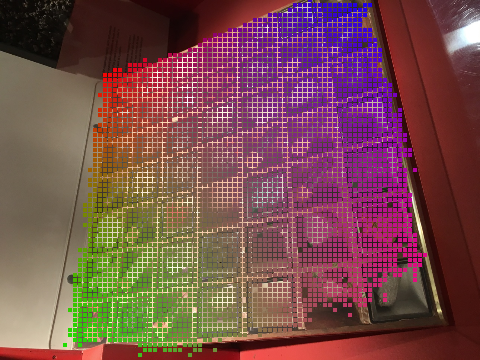
#> input picture dense1.png, 480 x 360 px
$ python -i opencvhelper.py   (imports and definitions only)
#> lines starting #> are read from the running program, lines starting #| are printed output that depends on the picture
#!/usr/bin/env python
"""
Copyright 2018, Zixin Luo, HKUST.
OpenCV helper.
"""

from __future__ import print_function

import numpy as np
import cv2


class SiftWrapper(object):
    """"OpenCV SIFT wrapper."""

    def __init__(self, nfeatures=0, n_octave_layers=3,
                 peak_thld=0.0067, edge_thld=10, sigma=1.6,
                 n_sample=8192, patch_size=32):
        self.sift = None

        self.nfeatures = nfeatures
        self.n_octave_layers = n_octave_layers
        self.peak_thld = peak_thld
        self.edge_thld = edge_thld
        self.sigma = sigma
        self.n_sample = n_sample
        self.down_octave = True

        self.init_sigma = 0.5
        self.sift_descr_scl_fctr = 3.
        self.sift_descr_width = 4

        self.first_octave = None
        self.max_octave = None
        self.pyr = None

        self.patch_size = patch_size
        self.output_gird = None

        self.pyr_off = False
        self.ori_off = False
        self.half_sigma = True

    # [35 lines left out: functions create, detect, compute, not called in this run]

    def build_pyramid(self, gray_img):
        """Build pyramid.
        Args:
            gray_img: Input gray-scale image.
        Returns:
            pyr: A list of gaussian blurred images (gaussian scale space).
        """
        if self.pyr_off:
            self.pyr = gray_img
        else:
            sigma = self.sigma
            init_sigma = self.init_sigma
            if self.half_sigma:
                sigma /= 2
                init_sigma /= 2

            gray_img = gray_img.astype(np.float32)
            n_octaves = self.max_octave - self.first_octave + 1
            # create initial image.
            if self.first_octave < 0:
                sig_diff = np.sqrt(np.maximum(
                    np.square(sigma) - np.square(init_sigma) * 4, 0.01))
                base = cv2.resize(gray_img, (gray_img.shape[1] * 2, gray_img.shape[0] * 2),
                                  interpolation=cv2.INTER_LINEAR)
                base = cv2.GaussianBlur(base, None, sig_diff)
            else:
                sig_diff = np.sqrt(np.maximum(np.square(sigma) -
                                              np.square(init_sigma), 0.01))
                base = cv2.GaussianBlur(gray_img, None, sig_diff)
            # compute gaussian kernels.
            sig = np.zeros((self.n_octave_layers + 3,))
            self.pyr = [None] * (n_octaves * (self.n_octave_layers + 3))
            sig[0] = sigma
            k = np.power(2, 1. / self.n_octave_layers)
            for i in range(1, self.n_octave_layers + 3):
                sig_prev = np.power(k, i - 1) * sigma
                sig_total = sig_prev * k
                sig[i] = np.sqrt(sig_total * sig_total - sig_prev * sig_prev)
            # construct gaussian scale space.
            for o in range(0, n_octaves):
                for i in range(0, self.n_octave_layers + 1):
                    if o == 0 and i == 0:
                        dst = base
                    elif i == 0:
                        src = self.pyr[(o - 1) * (self.n_octave_layers + 3) + self.n_octave_layers]
                        dst = cv2.resize(
                            src, (src.shape[1] // 2, src.shape[0] // 2), interpolation=cv2.INTER_NEAREST)
                    else:
                        src = self.pyr[o * (self.n_octave_layers + 3) + i - 1]
                        dst = cv2.GaussianBlur(src, None, sig[i])
                    self.pyr[o * (self.n_octave_layers + 3) + i] = dst

    # [129 lines left out: functions unpack_octave, get_interest_region, get_patches, get_radius, not called in this run]

class MatcherWrapper(object):
    """OpenCV matcher wrapper."""

    def __init__(self):
        self.matcher = cv2.BFMatcher(cv2.NORM_L2)

    # [107 lines left out: functions get_matches, draw_matches, sample_by_octave, not called in this run]

>>> import cv2
>>> picture = cv2.imread('../dense1.png', cv2.IMREAD_GRAYSCALE)
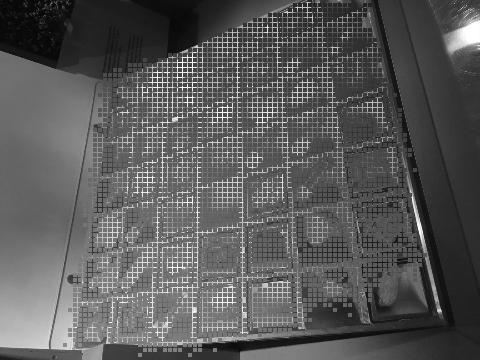
#> picture: shape (360, 480); min 4, max 255, mean 89.8
>>> result = SiftWrapper().build_pyramid(picture)
#> (the run stopped early here; a loop or call above may not have finished)

$ run again, on dense2.png
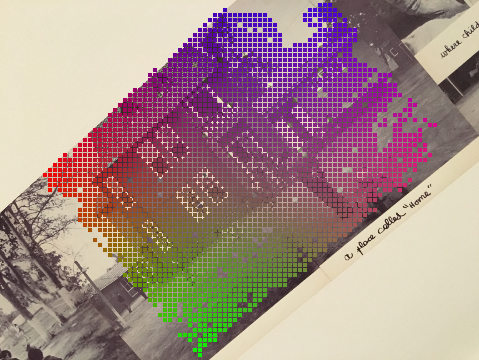
#> input picture dense2.png, 479 x 360 px
#> `picture = cv2.imread('../dense1.png', cv2.IMREAD_GRAYSCALE)`:
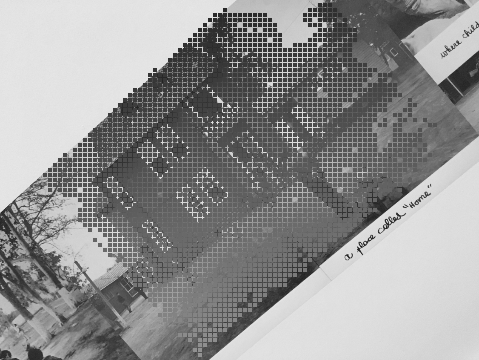
#> picture: shape (360, 479); min 25, max 235, mean 146.4

$ run again, on dense_ref1.png
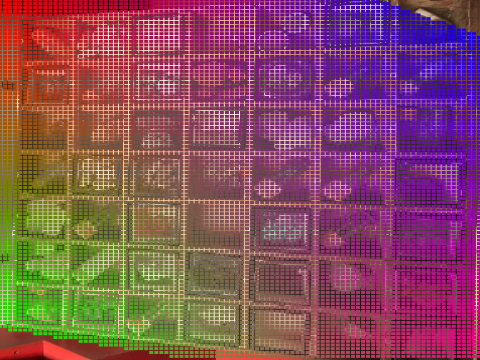
#> input picture dense_ref1.png, 480 x 360 px
#> `picture = cv2.imread('../dense1.png', cv2.IMREAD_GRAYSCALE)`:
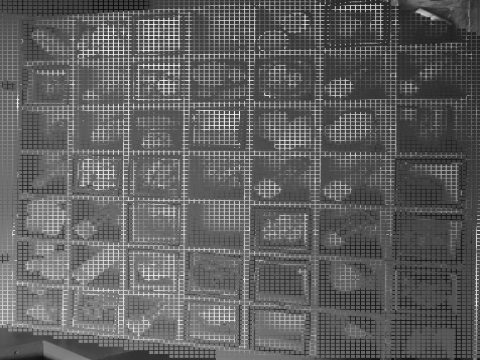
#> picture: shape (360, 480); min 10, max 248, mean 96.4

$ run again, on dense_ref2.png
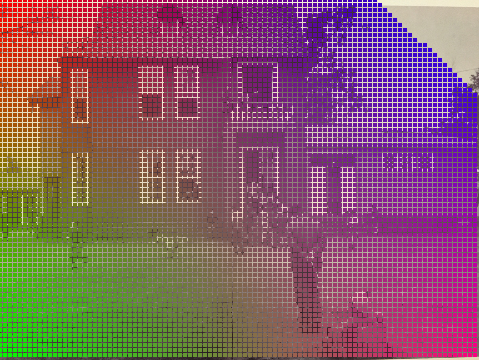
#> input picture dense_ref2.png, 479 x 360 px
#> `picture = cv2.imread('../dense1.png', cv2.IMREAD_GRAYSCALE)`:
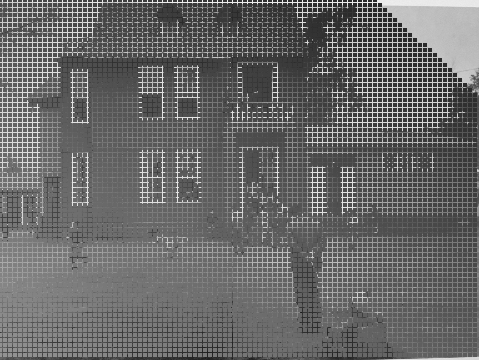
#> picture: shape (360, 479); min 28, max 244, mean 105.8
